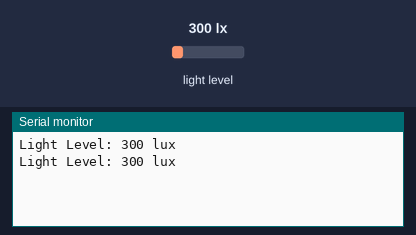
Recording of a sketch running on a simulated ESP8266 (NodeMCU). Shown: the last lines printed to the serial monitor. The test bench sets the inputs (shaded band); at power-on: light level 300 lx.

Above: at 2.8 s.
2.9 s: light level set to 40 lx
At 4.9 s:
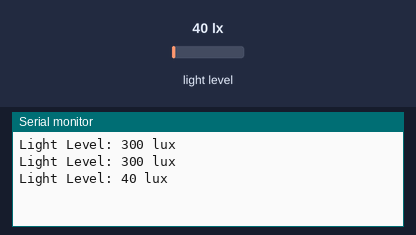
5.6 s: light level set to 500 lx
At 6.4 s:
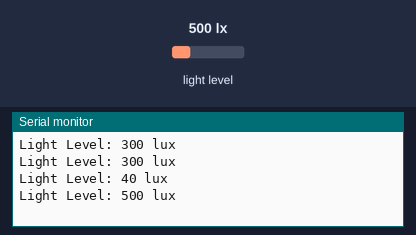
Timing chart, 0 to 8.6 s (numbered marks = the images above; inputs shaded):
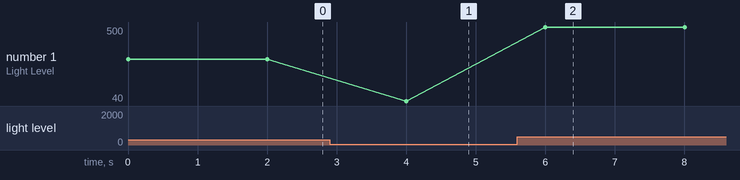

The sketch:

esp8266_hc_sr04.ino
```cpp
#include <Wire.h>
#include <BH1750.h>

BH1750 lightMeter;

void setup() {
  Serial.begin(115200);
  Wire.begin(D2, D1); // SDA to D2, SCL to D1
  lightMeter.begin();
}

void loop() {
  uint16_t lux = lightMeter.readLightLevel();
  Serial.print("Light Level: ");
  Serial.print(lux);
  Serial.println(" lux");

  delay(2000);
}
```

Measured:
- after the input at 2.9 s, the serial monitor: prints a new line after 1.1 s (image 1)
- after the input at 5.6 s, the serial monitor: prints a new line after 0.40 s (image 2)
- plotted number 1: 300 → 40 after the input at 2.9 s, 40 → 500 after the input at 5.6 s
